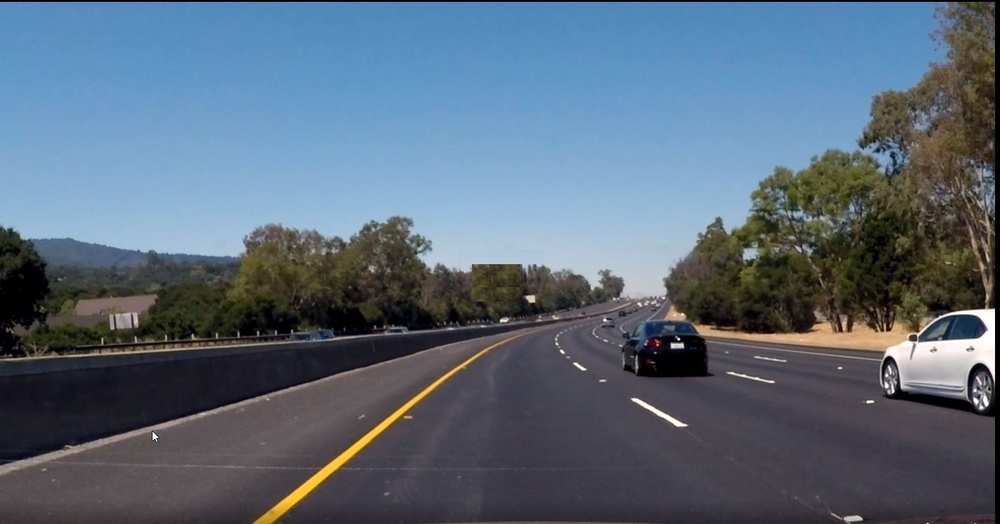
#> input picture test_images/ChallengeCurve.jpg, 1000 x 524 px, shrunk from 1606 x 841 before the run; its folder holds only this picture in this run
$ jupyter execute --allow-errors P1.ipynb   (shell and % lines are left out)
#> lines starting #> are read from the running program, lines starting #| are printed output that depends on the picture; after the words box and inside, x2 and y2 are one past the last pixel; in counts of white or black regions, pixels touching at a corner belong together
# Self-Driving Car Engineer Nanodegree

## Project: **Finding Lane Lines on the Road**
***
In this project, you will use the tools you learned about in the lesson to identify lane lines on the road.  You can develop your pipeline on a series of individual images, and later apply the result to a video stream (really just a series of images). Check out the video clip "raw-lines-example.mp4" (also contained in this repository) to see what the output should look like after using the helper functions below.

Once you have a result that looks roughly like "raw-lines-example.mp4", you'll need to get creative and try to average and/or extrapolate the line segments you've detected to map out the full extent of the lane lines.  You can see an example of the result you're going for in the video "P1_example.mp4".  Ultimately, you would like to draw just one line for the left side of the lane, and one for the right.

In addition to implementing code, there is a brief writeup to complete. The writeup should be completed in a separate file, which can be either a markdown file or a pdf document. There is a [write up template](https://github.com/udacity/CarND-LaneLines-P1/blob/master/writeup_template.md) that can be used to guide the writing process. Completing both the code in the Ipython notebook and the writeup template will cover all of the [rubric points](https://review.udacity.com/#!/rubrics/322/view) for this project.

---
Let's have a look at our first image called 'test_images/solidWhiteRight.jpg'.  Run the 2 cells below (hit Shift-Enter or the "play" button above) to display the image.

**Note: If, at any point, you encounter frozen display windows or other confounding issues, you can always start again with a clean slate by going to the "Kernel" menu above and selecting "Restart & Clear Output".**

---

**The tools you have are color selection, region of interest selection, grayscaling, Gaussian smoothing, Canny Edge Detection and Hough Tranform line detection.  You  are also free to explore and try other techniques that were not presented in the lesson.  Your goal is piece together a pipeline to detect the line segments in the image, then average/extrapolate them and draw them onto the image for display (as below).  Once you have a working pipeline, try it out on the video stream below.**

---

<figure>

 <figcaption>
 <p></p>
 <p style="text-align: center;"> Your output should look something like this (above) after detecting line segments using the helper functions below </p>
 </figcaption>
</figure>
 <p></p>
<figure>

 <figcaption>
 <p></p>
 <p style="text-align: center;"> Your goal is to connect/average/extrapolate line segments to get output like this</p>
 </figcaption>
</figure>

**Run the cell below to import some packages.  If you get an `import error` for a package you've already installed, try changing your kernel (select the Kernel menu above --> Change Kernel).  Still have problems?  Try relaunching Jupyter Notebook from the terminal prompt.  Also, consult the forums for more troubleshooting tips.**

## Import Packages

[cell 1]
#importing some useful packages
import matplotlib.pyplot as plt
import matplotlib.image as mpimg
import numpy as np
import cv2

## Read in an Image

#> (a cell that did not finish here is left out)

## Ideas for Lane Detection Pipeline

**Some OpenCV functions (beyond those introduced in the lesson) that might be useful for this project are:**

`cv2.inRange()` for color selection
`cv2.fillPoly()` for regions selection
`cv2.line()` to draw lines on an image given endpoints
`cv2.addWeighted()` to coadd / overlay two images
`cv2.cvtColor()` to grayscale or change color
`cv2.imwrite()` to output images to file
`cv2.bitwise_and()` to apply a mask to an image

**Check out the OpenCV documentation to learn about these and discover even more awesome functionality!**

## Helper Functions

Below are some helper functions to help get you started. They should look familiar from the lesson!

[cell 3]
import math

def grayscale(img):
    """Applies the Grayscale transform
    This will return an image with only one color channel
    but NOTE: to see the returned image as grayscale
    (assuming your grayscaled image is called 'gray')
    you should call plt.imshow(gray, cmap='gray')
    Creates contrasting boundaeies"""
    return cv2.cvtColor(img, cv2.COLOR_RGB2GRAY)
    # Or use BGR2GRAY if you read an image with cv2.imread()
    # return cv2.cvtColor(img, cv2.COLOR_BGR2GRAY)

def canny(img, low_threshold, high_threshold):
    """Applies the Canny transform"""
    return cv2.Canny(img, low_threshold, high_threshold)

def gaussian_blur(img, kernel_size):
    """Applies a Gaussian Noise kernel"""
    return cv2.GaussianBlur(img, (kernel_size, kernel_size), 0)

def region_of_interest(img, vertices):
    """
    Applies an image mask.

    Only keeps the region of the image defined by the polygon
    formed from `vertices`. The rest of the image is set to black.
    `vertices` should be a numpy array of integer points.
    """
    #defining a blank mask to start with
    mask = np.zeros_like(img)

    #defining a 3 channel or 1 channel color to fill the mask with depending on the input image
    if len(img.shape) > 2:
        channel_count = img.shape[2]  # i.e. 3 or 4 depending on your image
        ignore_mask_color = (255,) * channel_count
    else:
        ignore_mask_color = 255

    #filling pixels inside the polygon defined by "vertices" with the fill color
    cv2.fillPoly(mask, vertices, ignore_mask_color)

    #returning the image only where mask pixels are nonzero
    masked_image = cv2.bitwise_and(img, mask)
    return masked_image


# [4 lines left out: function draw_lines, not called in this run]

def draw_lines_new(img, lines, color=[255, 0, 0], thickness=2):
    """
    NOTE: this is the function you might want to use as a starting point once you want to
    average/extrapolate the line segments you detect to map out the full
    extent of the lane (going from the result shown in raw-lines-example.mp4
    to that shown in P1_example.mp4).

    Think about things like separating line segments by their
    slope ((y2-y1)/(x2-x1)) to decide which segments are part of the left
    line vs. the right line.  Then, you can average the position of each of
    the lines and extrapolate to the top and bottom of the lane.

    This function draws `lines` with `color` and `thickness`.
    Lines are drawn on the image inplace (mutates the image).
    If you want to make the lines semi-transparent, think about combining
    this function with the weighted_img() function below
    """
    #initialize the left, right slope and center lists
    rSl_0 = []
    lSl_0 = []
    rCen_0 = []
    lCen_0 = []

    for line in lines:
        for x1,y1,x2,y2 in line:
            slope = (y2-y1)/(x2-x1)
            center = [(x1+x2)/2, (y1+y2)/2]

            #print("x1,y1 ** x2,y2: ", x1,y1, "***", x2,y2)
            #print("slope....center: ", slope, "***", center)
            #seprate into rSlope and lSlope by neglecting steep slopes
            #slope [0, +ve] put slope, center in right list ? not intuitive!
            #slope [0, -ve] put slope, center in left list
            if(abs(slope) < 0.2): # only needed for challenge video
                continue
            if(slope < 0):
                lSl_0.extend([slope])
                lCen_0.extend([center])
            elif (slope > 0):
                rSl_0.extend([slope])
                rCen_0.extend([center])

    #average all left, right slope and center values and get single value
    lSlope = np.sum(lSl_0)/len(lSl_0)
    rSlope = np.sum(rSl_0)/len(rSl_0)

    lcenter = np.divide(np.sum(lCen_0, axis=0), len(lCen_0))
    rcenter = np.divide(np.sum(rCen_0, axis=0), len(rCen_0))

    #print("lSlope, rSlope: ", lSlope, rSlope)
    ##print("lCen_0, rCen_0: ", lCen_0, "***",rCen_0)
    #print("lcenter, rcenter: ", lcenter, rcenter)
    #line height could be around half way point  of image height
    #find new x1, y1, x2, y2,  from center and slope values and fit to bottom of image and the specified height
    imshape = img.shape
    xlen = imshape[1]
    ylen = imshape[0]
    #print("xlen, ylen: ", xlen, ylen)
    height = ylen * 0.6

    #(y-y') = M (x-x')  know x,y is center, m is slope, find x1, x2 values  by calculating x'
    #by plugging in y' as specified height or image bottom
    #xrf = ((rcenter[1]-height)/rSlope) + rcenter[0]
    #xlf = ((lcenter[1]-height)/lSlope) + lcenter[0]
    xrf = ((height-rcenter[1])/rSlope) + rcenter[0]
    xlf = ((height-lcenter[1])/lSlope) + lcenter[0]

    xrn = ((ylen-rcenter[1])/rSlope) + rcenter[0]
    xln = ((ylen-lcenter[1])/lSlope) + lcenter[0]

    xln = int(xln)
    xlf = int(xlf)
    xrn = int(xrn)
    xrf = int(xrf)
    ylen = int(ylen)
    height = int(height)

    #print('int xln, ylen, xlf, height: ', xln, ylen, xlf, height)
    #print('int xrn, ylen, xrf, height: ', xrn, ylen, xrf, height)
    #for all videos below 2 lines work
    cv2.line(img, (xln, ylen), (xlf, height), color, thickness) #leftline
    cv2.line(img, (xrn, ylen), (xrf, height), color, thickness) #rightline
    ###cv2.line(img, (xlf, ylen), (int(lcenter[0]), int(lcenter[1])), color, thickness) #leftline
    ###cv2.line(img, (xrf, ylen), (int(rcenter[0]), int(rcenter[1])), color, thickness) #rightline
    ##cv2.line(img, (xlf, height), (int(lcenter[0]), int(lcenter[1])), color, thickness) #leftline
    ##cv2.line(img, (xrf, height), (int(rcenter[0]), int(rcenter[1])), color, thickness) #rightline

    #For challenge video, draw line only upto center - does not make a difference line is still bad but smaller
    #cv2.line(img, (xln, ylen), (int(lcenter[0]), int(lcenter[1])), color, thickness) #leftline
    #cv2.line(img, (xrn, ylen), (int(rcenter[0]), int(rcenter[1])), color, thickness) #rightline

def hough_lines(img, rho, theta, threshold, min_line_len, max_line_gap):
    """
    `img` should be the output of a Canny transform.

    Returns an image with hough lines drawn.
    """
    lines = cv2.HoughLinesP(img, rho, theta, threshold, np.array([]), minLineLength=min_line_len, maxLineGap=max_line_gap)
    line_img = np.zeros((img.shape[0], img.shape[1], 3), dtype=np.uint8)
    draw_lines_new(line_img, lines)
    return line_img

# Python 3 has support for cool math symbols.
def weighted_img(img, initial_img, α=0.8, β=1., γ=0.):
    """
    `img` is the output of the hough_lines(), An image with lines drawn on it.
    Should be a blank image (all black) with lines drawn on it.

    `initial_img` should be the image before any processing.

    The result image is computed as follows:

    initial_img * α + img * β + γ
    NOTE: initial_img and img must be the same shape!
    """
    return cv2.addWeighted(initial_img, α, img, β, γ)

## Test Images

Build your pipeline to work on the images in the directory "test_images"
**You should make sure your pipeline works well on these images before you try the videos.**

[cell 4]
import os
files = os.listdir("test_images/")
#> files = ['ChallengeCurve.jpg']

for file in files:
    #there is a file called .ipynb_checkpoints in the directory, not sure how to delete this in workspace
    if((os.path.splitext(os.path.basename(file))[1].endswith('.jpg')) & (file[0:6] != "output")):
        print(file)
#| ChallengeCurve.jpg

        image = mpimg.imread("test_images/"+file)
#> image is the input picture: shape (524, 1000, 3); mean R, G, B 89.5, 105.1, 120.7
        plt.imshow(image)
        gray= grayscale(image)
#> in grayscale, `return cv2.cvtColor(img, cv2.COLOR_RGB2GRAY)`:
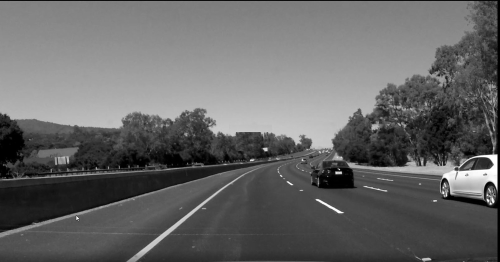
#> returned value: shape (524, 1000) (shown at 1/2 size); min 0, max 255, mean 102.2
        #gaussian_blur removes high frequency content (e.g: noise, edges) from the image
        #resulting in edges being blurred when this is filter is applied.
        gray= gaussian_blur(gray, 3)
        edges = canny(gray, 50, 150)
#> in canny, `return cv2.Canny(img, low_threshold, high_threshold)`:
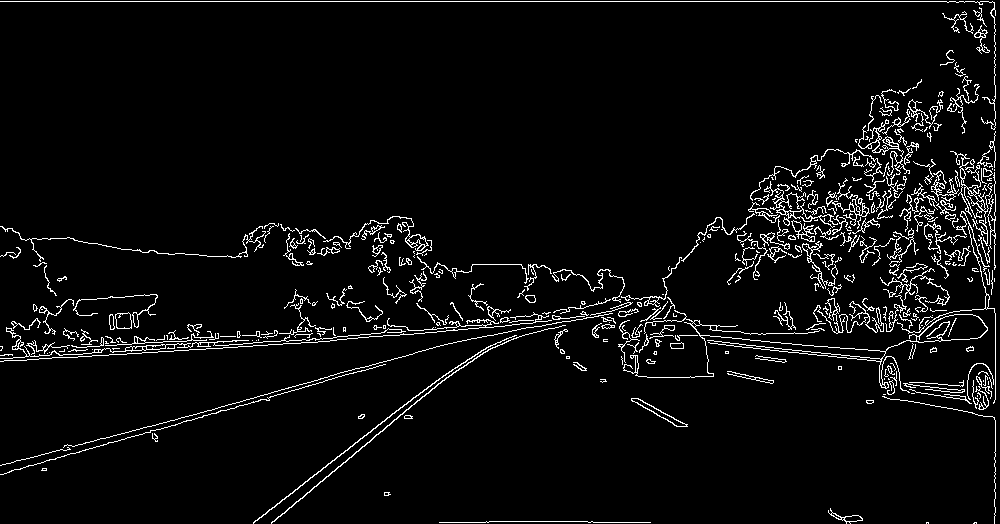
#> returned value: shape (524, 1000); 4.6% white in thin lines or dots
        imshape = image.shape
        xlen = imshape[1]
        ylen = imshape[0]

        #area of interest for regular images
        vertices = np.array([[(0, ylen) , (0.48*xlen, 0.58*ylen), (0.52*xlen, 0.58*ylen), (xlen, ylen) ]], dtype = np.int32)
        ##works for below setup -- just tried it as it was in video
        #order of the vertices does not matter
        ##vertices = np.array([[(0.52*xlen, 0.58*ylen), (0.48*xlen, 0.58*ylen), (0, ylen) , (xlen, ylen) ]], dtype = np.int32)

        #area of interest for challenge images
        #slopes are not found and nan
        #vertices = np.array([[(0, ylen) , (0.48*xlen, 0.61*ylen), (0.52*xlen, 0.61*ylen), (xlen, ylen) ]], dtype = np.int32)

        #print(vertices)
        target = region_of_interest(edges, vertices)
#> in region_of_interest, `cv2.fillPoly(mask, vertices, ignore_mask_color)`:
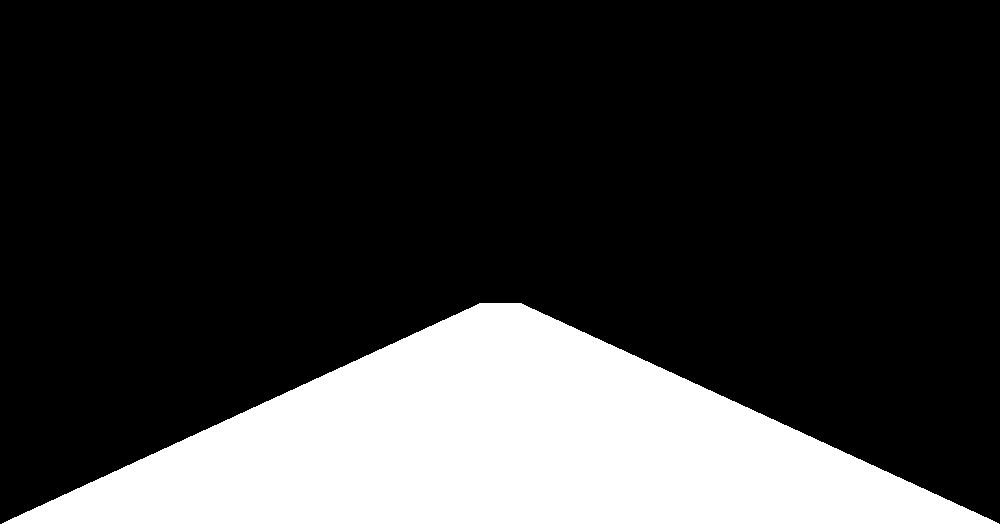
#> mask: shape (524, 1000); 21.9% white; 1 white region, box (x1, y1, x2, y2) and area: (2, 303, 999, 524) 114957
#> in region_of_interest, `masked_image = cv2.bitwise_and(img, mask)`:
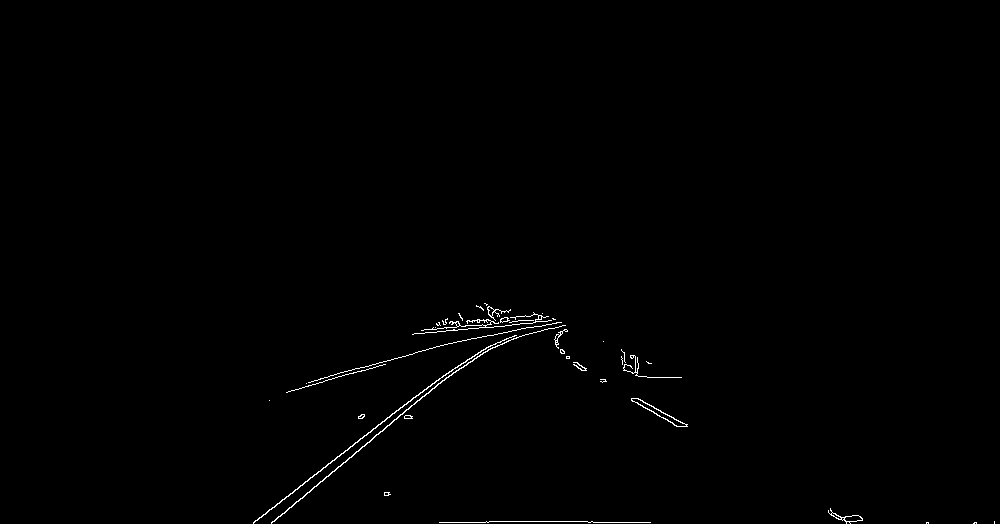
#> masked_image: shape (524, 1000); 0.51% white in thin lines or dots, all inside (x1, y1, x2, y2) = (253, 303, 995, 524)
        lines = hough_lines(target, 1, np.pi/180, 35, 5, 2) # (img, rho, theta, threshold, min_line_len, max_line_gap)
#> in hough_lines, `lines = cv2.HoughLinesP(img, rho, theta, threshold, np.array([]), minL..`: lines = 41 rows, first 6: [378, 434, 446, 377], [253, 523, 436, 380], [439, 522, 485, 522], [287, 392, 361, 370], [291, 507, 338, 466], [486, 521, 587, 521]
#> the loop in draw_lines_new, `for line in lines:` made 41 passes
#> after the loop in draw_lines_new, `for line in lines:`: lCen_0 = [[412, 405.5], [344.5, 451.5], [324, 381], [314.5, 486.5], [367, 442.5], [376.5, 363], [462.5, 363.5], [330.5, 461.5], [444.5, 344.5], [537, 317.5], [457, 370.5], [480.5, 355], [532.5, 332.5], [293, 504]]; lSl_0 = [-0.838, -0.781, -0.297, -0.872, -0.87, -0.274, -0.649, -0.781, -0.217, -0.625, -0.65, -0.606, -0.273, -0.857]; rCen_0 = [[665, 414], [654.5, 412.5], [648.5, 404], [579.5, 365], [837, 514], [677, 419.5]]; rSl_0 = [0.545, 0.574, 0.522, 0.545, 0.571, 0.562]
#> in draw_lines_new, `lSlope = np.sum(lSl_0)/len(lSl_0)`: lSlope = -0.614
#> in draw_lines_new, `rSlope = np.sum(rSl_0)/len(rSl_0)`: rSlope = 0.554
#> in draw_lines_new, `lcenter = np.divide(np.sum(lCen_0, axis=0), len(lCen_0))`: lcenter = [405.4, 398.5]
#> in draw_lines_new, `rcenter = np.divide(np.sum(rCen_0, axis=0), len(rCen_0))`: rcenter = [676.9, 421.5]
#> in draw_lines_new, `xrf = ((height-rcenter[1])/rSlope) + rcenter[0]`: xrf = 483.4
#> in draw_lines_new, `xlf = ((height-lcenter[1])/lSlope) + lcenter[0]`: xlf = 542.5
#> in draw_lines_new, `xrn = ((ylen-rcenter[1])/rSlope) + rcenter[0]`: xrn = 862.1
#> in draw_lines_new, `xln = ((ylen-lcenter[1])/lSlope) + lcenter[0]`: xln = 200.9
#> in draw_lines_new, `xln = int(xln)`: xln = 200
#> in draw_lines_new, `xlf = int(xlf)`: xlf = 542
#> in draw_lines_new, `xrn = int(xrn)`: xrn = 862
#> in draw_lines_new, `xrf = int(xrf)`: xrf = 483
#> in draw_lines_new, `cv2.line(img, (xrn, ylen), (xrf, height), color, thickness)`:
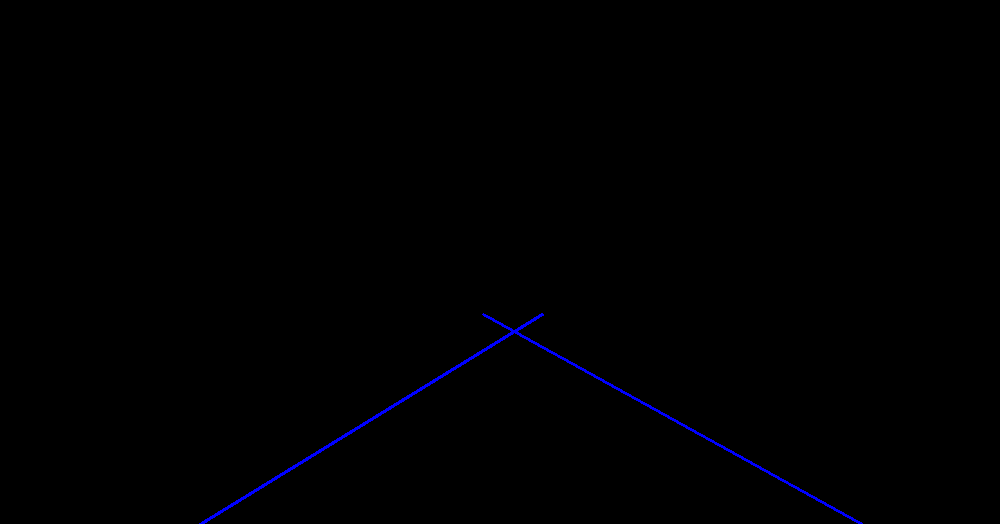
#> img: shape (524, 1000, 3); mean of channels 0, 1, 2 1.2, 0, 0; drawn as B, G, R
        #35 votes
        result = weighted_img(lines, image, α=0.8, β=1.) #0.8, 1., 0.
#> in weighted_img, `return cv2.addWeighted(initial_img, α, img, β, γ)`:
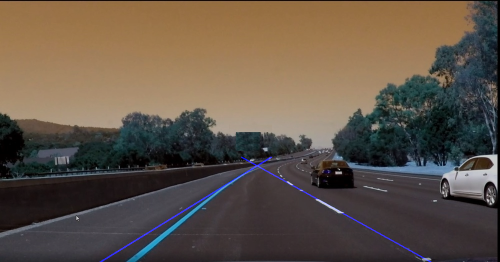
#> returned value: shape (524, 1000, 3) (shown at 1/2 size); mean of channels 0, 1, 2 72.4, 84.1, 96.6; drawn as B, G, R
        #plt.imshow(gray)
        # needed just for jupyter notebook
        #result = lines
        plt.imshow(result, cmap='gray')  #gray, edges, target, result

        r,g,b = cv2.split(result)
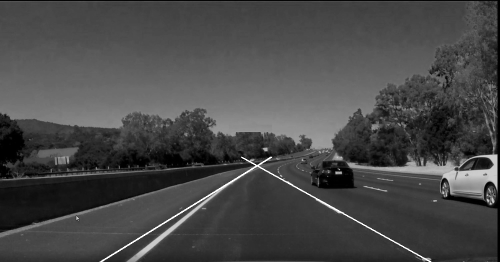
#> r: shape (524, 1000) (shown at 1/2 size); min 0, max 255, mean 72.4
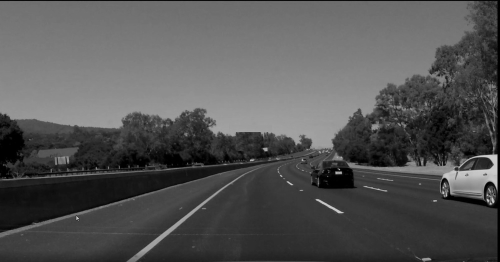
#> g: shape (524, 1000) (shown at 1/2 size); min 0, max 204, mean 84.1
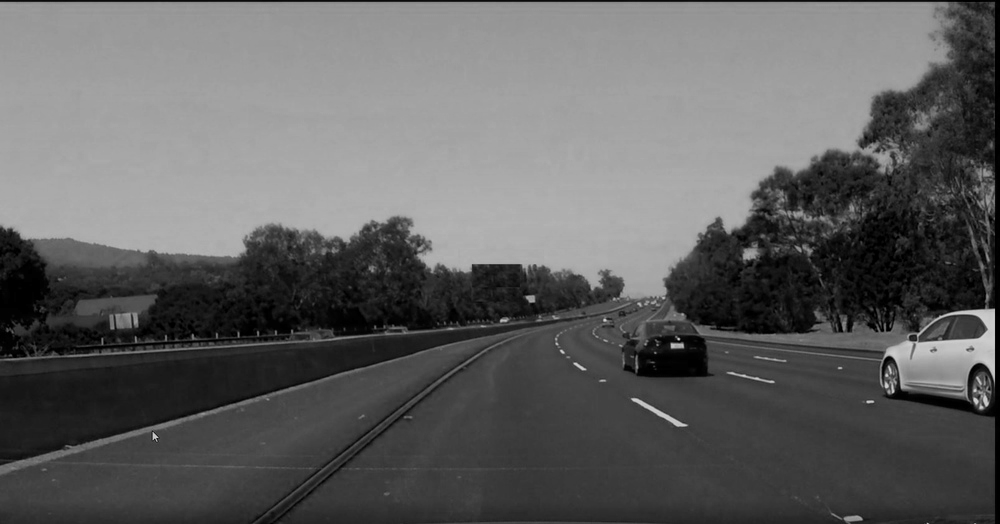
#> b: shape (524, 1000); min 0, max 204, mean 96.6
        result = cv2.merge((b, g, r))
        #result = lines
        cv2.imwrite("test_images/output_"+file, result) #gray, edges, target, result
        #print("test_images/output_"+file)
